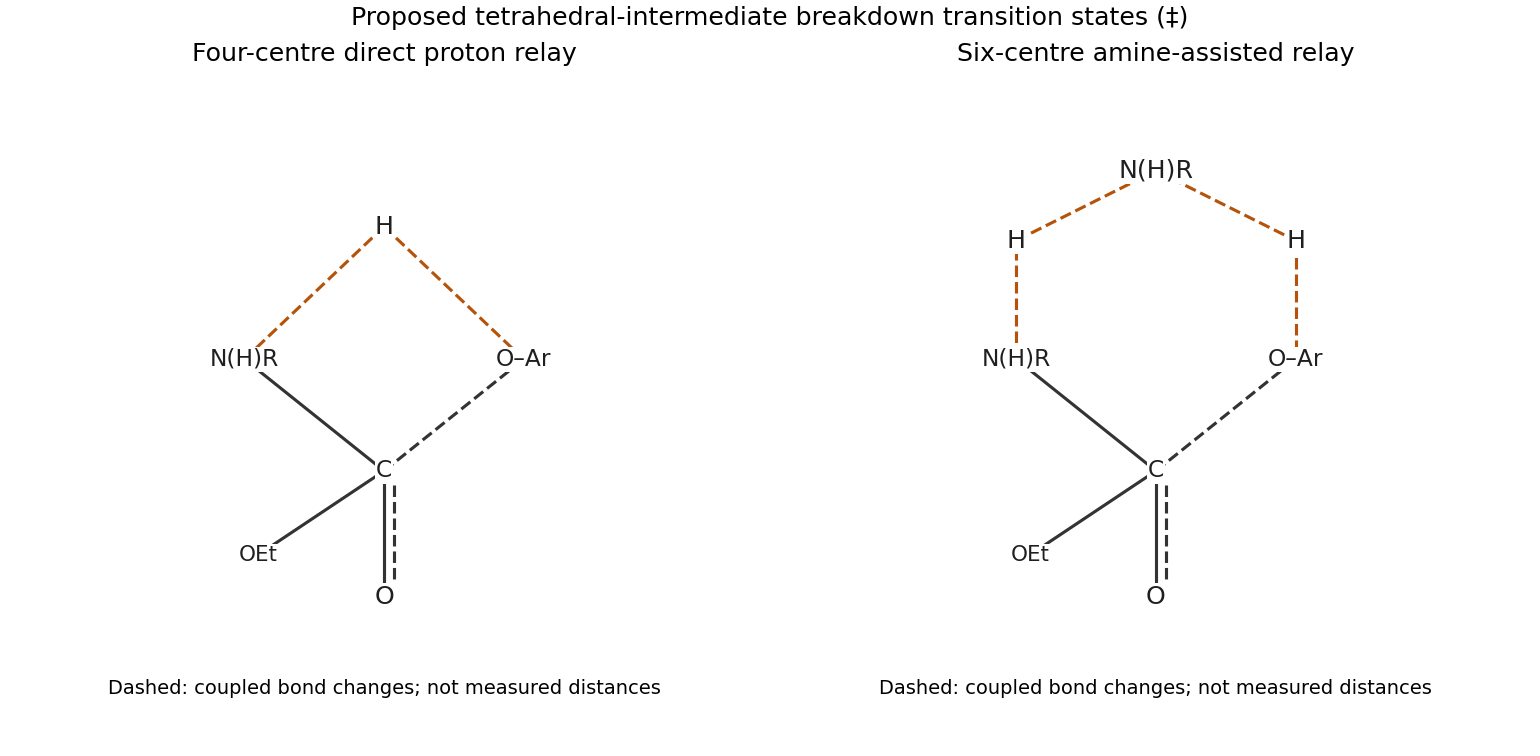

Here is the Python script that generated this plot:
"""Original explanatory diagram; Python 3.14 with numpy and matplotlib.
The PNG basename is written to the current working directory.
"""
from pathlib import Path
import sys
sys.path.insert(0,str(Path(__file__).resolve().parents[2]))
import numpy as np
import matplotlib
matplotlib.use('Agg')
import matplotlib.pyplot as plt
from matplotlib.patches import Ellipse, Circle, Polygon
from tools.chemistry_diagram import bond, atom, ring, wedge, curly, flow, finish, save, BLUE, ORANGE
plt.rcParams.update({'font.size':11,'font.family':'DejaVu Sans'})
fig,axs=plt.subplots(1,2,figsize=(11,5.4),layout='constrained')
for ax,assisted in zip(axs,[False,True]):
 C=np.array([0.,0.]);N=np.array([-1.,.8]);O=np.array([1.,.8]);bond(ax,C,N);bond(ax,C,O,style='dashed');atom(ax,C,'C',size=12);atom(ax,N,'N(H)R',size=12);atom(ax,O,'O–Ar',size=12)
 bond(ax,C,(0,-.9));bond(ax,(.07,-.1),(.07,-.8),style='dashed');atom(ax,(0,-.9),'O',size=13);bond(ax,C,(-.9,-.6));atom(ax,(-.9,-.6),'OEt',size=11)
 if assisted:
  h1=(-1.,1.65);nb=(0,2.15);h2=(1.,1.65)
  for a,b in [(N,h1),(h1,nb),(nb,h2),(h2,O)]:bond(ax,a,b,style='dashed',color=ORANGE)
  atom(ax,h1,'H');atom(ax,nb,'N(H)R');atom(ax,h2,'H')
 else:
  H=(0.,1.75);bond(ax,N,H,style='dashed',color=ORANGE);bond(ax,H,O,style='dashed',color=ORANGE);atom(ax,H,'H')
 ax.text(0,-1.6,'Dashed: coupled bond changes; not measured distances',ha='center',fontsize=10)
 finish(ax,(-2.2,2.2),(-2,2.8),'Six-centre amine-assisted relay' if assisted else 'Four-centre direct proton relay')
fig.suptitle('Proposed tetrahedral-intermediate breakdown transition states (‡)',fontsize=13)
save(fig,'paper-4-aminolysis-transition-states.png')
